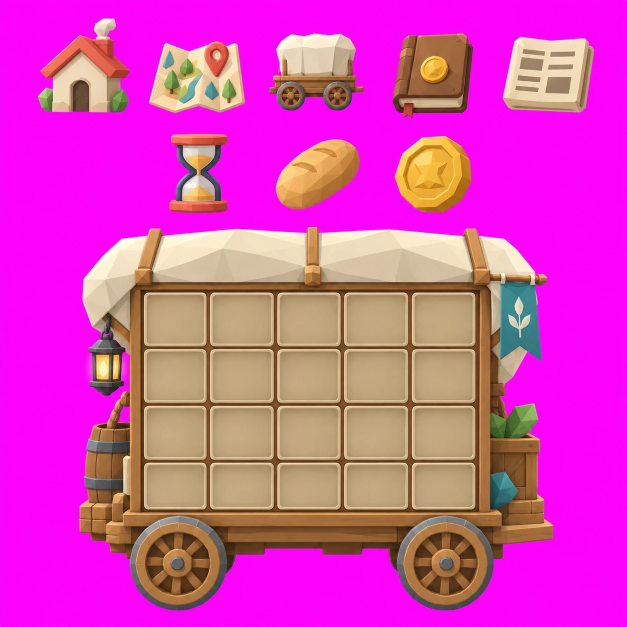
#> input picture assets-src/ui/cart-ui-sheet.png, 1254 x 1254 px (shown at 1/2 size)
$ python cut_sheets.py
#> lines starting #> are read from the running program, lines starting #| are printed output that depends on the picture; after the words box and inside, x2 and y2 are one past the last pixel; in counts of white or black regions, pixels touching at a corner belong together
"""UI 그림판을 잘라 assets/ui/ 에 투명 PNG로 넣는다.

- assets-src/ui/cart-ui-sheet.png: 분홍(마젠타) 배경. 탭 아이콘 5, 모래시계·빵·동전 (0.1.6 짐칸 탭). 그림판의 마차는 쓰지 않는다
- assets-src/ui/town-ui-sheet.png: 분홍 배경. 마을 탭 건물 6과 작은 아이콘 8 (0.1.6 마을 탭)
- assets-src/ui/ledger-ui-sheet.png: 장부 탭 (편지 묶음, 마을 집 둘)
- assets-src/ui/ledger-money-sheet.png: 장부 수입·지출 (돈주머니, 상자, 금화 더미, 자루)
- assets-src/ui/ledger-icons-sheet.png: 장부 시세 기록 (시계, 안내 i)
- assets-src/ui/inn-ui-sheet.png: 여관 (술잔, 전서구, 침대, 고용 게시판)
- assets-src/ui/newsboy-ui-sheet.png: 신문팔이 가판대 (신문 있음, 빔)
- assets-src/ui/shops-ui-sheet.png: 잡화점 국과 빵, 창고 보관 칸, 수레방 바퀴와 망치
- assets-src/ui/city-ui-sheet.png: 작업장·은행·길드 회관 건물, 내 작업장 팻말, 전쟁의 시즌 방패, 성벽 보수
- assets-src/ui/news-ui-sheet.png, guild-ui-sheet.png: 소식 탭 신문·활동·길드 (보고 그림, 우승컵, 핀, 시즌 방패, 의뢰 그림)
- assets-src/ui/travel-ui-sheet.png, assets-src/ui/travel/: 길 위 마을 탭 (집, 식량, 수레, 느낌표, 계절별 길, 말과 수레)
- assets-src/ui/entry-letter-sheet.png: 메일 확인(열린 봉투와 확인 표시), 길드 초대장(봉인한 봉투). 0.2.1 docs/reference/entry-mail-invite-mockup-0.2.1.png
- assets-src/ui/founding-ui-sheet.png: 상단 만들기 얼굴 테두리 둘(크림, 청록), 추천 주사위. 0.2.1 docs/reference/founding-*-mockup-0.2.1.png
- assets-src/ui/waiting-wall-sheet.png, waiting-ground-sheet.png: 대기 화면의 노점 뒤 성벽 마을, 아래 상자와 돌길 (조각이 여럿인 한 그림이라 통째로)
- assets-src/ui/waiting-ui-sheet.png: 대기 화면의 닫힌 노점. 0.2.1 docs/reference/waiting-mockup-0.2.1.png
- assets-src/ui/settings-ui-sheet.png, settings-gear-sheet.png: 설정 (종, 달, 확성기, 홈 화면 책 / 위 줄 톱니바퀴). 0.2.1 docs/reference/settings-mockup-0.2.1.png
- assets-src/ui/entry-ui-sheet.png: 들어가는 화면 (나침반: 앱 안 브라우저 안내, 길드 문: 로그인. 0.2.1 docs/reference/entry-mockup-0.2.1.png)
- assets/source-sheets/sheet-A-icons-portraits.png: 검은 배경. 물품 그림 9개 (예전 것, goods_sheet()로만. 지금은 cut_goods.py)

python scripts/ui/cut_sheets.py   (numpy, pillow, scipy)
배경색 거리로 투명도를 만들고, 가장자리에 남은 배경색 기운을 빼고(despill), 덩어리마다 잘라 쓸 크기로 줄인다.
"""
import os
import sys

import numpy as np
from PIL import Image
from scipy import ndimage as nd

ROOT = os.path.abspath(os.path.join(os.path.dirname(__file__), '..', '..'))
OUT = os.path.join(ROOT, 'assets', 'ui')


def key_alpha(rgb: np.ndarray, key: np.ndarray, near: float, far: float) -> np.ndarray:
    """배경색과의 거리로 투명도 (near 이하는 투명, far 이상은 불투명)"""
    d = np.sqrt(((rgb - key) ** 2).sum(-1))
    return np.clip((d - near) / (far - near), 0, 1)


def despill_magenta(rgb: np.ndarray, alpha: np.ndarray) -> np.ndarray:
    """반투명 가장자리의 분홍 기운: 빨강·파랑이 초록보다 넘치는 만큼 줄인다"""
    out = rgb.copy()
    edge = alpha < 0.999
    g = out[..., 1]
    for c in (0, 2):
        ch = out[..., c]
        ch[edge] = np.minimum(ch[edge], np.maximum(g[edge], ch[edge] * alpha[edge]))
    return out


def save(rgba: np.ndarray, box, name: str, max_side: int, pad: int = 4) -> None:
    x0, y0, x1, y1 = box
    h, w = rgba.shape[:2]
    x0, y0, x1, y1 = max(0, x0 - pad), max(0, y0 - pad), min(w, x1 + pad), min(h, y1 + pad)
    im = Image.fromarray(rgba[y0:y1, x0:x1].astype('uint8'), 'RGBA')
    s = max_side / max(im.size)
    if s < 1:
        im = im.resize((round(im.width * s), round(im.height * s)), Image.LANCZOS)
    path = os.path.join(OUT, name)
    im.save(path, optimize=True)
    print(f'{name}: {im.size[0]}x{im.size[1]}')


def components(alpha: np.ndarray, min_px: int):
    lab, n = nd.label(alpha > 0.5)
    sizes = nd.sum(alpha > 0.5, lab, range(1, n + 1))
    boxes = []
    for i, sl in enumerate(nd.find_objects(lab)):
        if sizes[i] >= min_px:
            boxes.append((sl[1].start, sl[0].start, sl[1].stop, sl[0].stop))
    return boxes


def cart_ui_sheet() -> None:
    src = np.asarray(Image.open(os.path.join(ROOT, 'assets-src', 'ui', 'cart-ui-sheet.png')).convert('RGB')).astype(float)
    alpha = key_alpha(src, np.array([255.0, 0.0, 255.0]), 90, 190)
#> in key_alpha, `return np.clip((d - near) / (far - near), 0, 1)`:
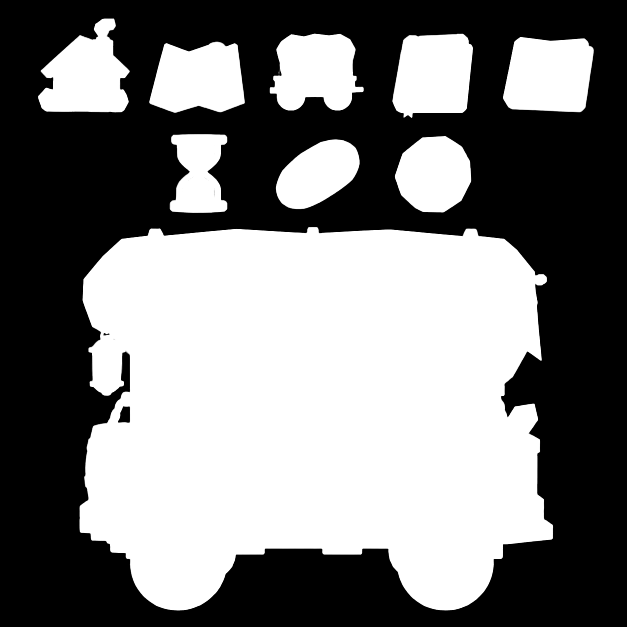
#> returned value: shape (1254, 1254) float64 (shown at 1/2 size); min 0, max 1, mean 0.48
    rgb = despill_magenta(src, alpha)
#> in despill_magenta, `edge = alpha < 0.999`:
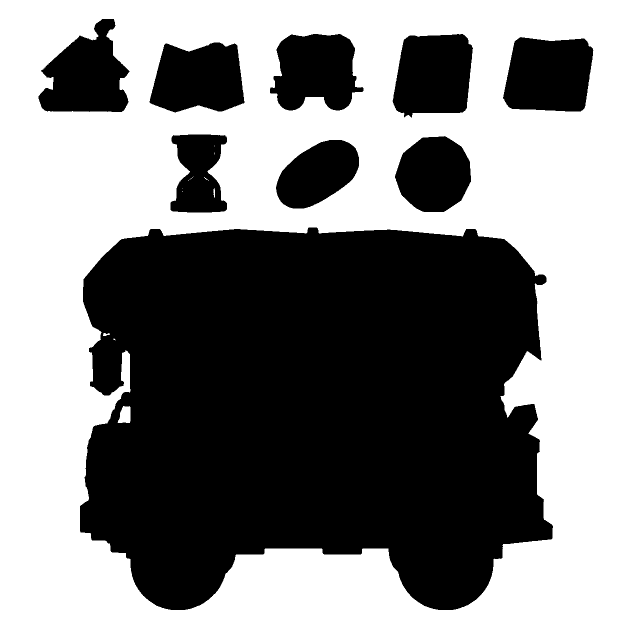
#> edge: shape (1254, 1254) bool (shown at 1/2 size); 52.3% white; 9 black regions, largest, box (x1, y1, x2, y2) and area: (160, 455, 1106, 1220) 594351, (1006, 74, 1187, 223) 22800, (785, 68, 946, 235) 22201
#> after the loop in despill_magenta, `for c in (0, 2):`:
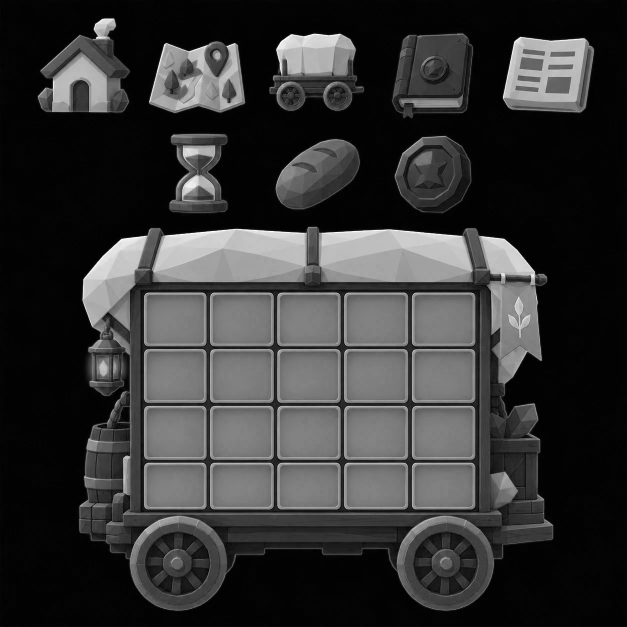
#> ch: shape (1254, 1254) float64 (shown at 1/2 size); min 0, max 255, mean 52.6
    rgba = np.dstack([rgb, alpha * 255])
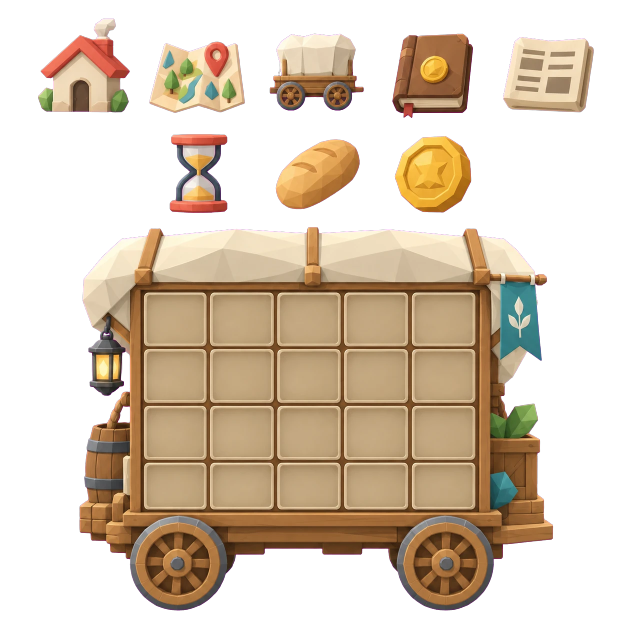
#> rgba: shape (1254, 1254, 4) float64 (shown at 1/2 size); mean R, G, B, A 86.4, 71, 52.6, 122.4; transparent parts drawn white
    boxes = components(alpha, 2000)
#> in components, `lab, n = nd.label(alpha > 0.5)`:
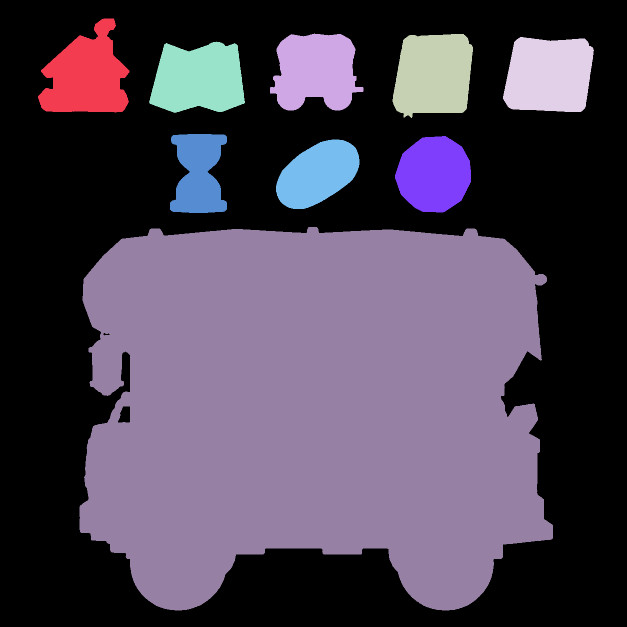
#> lab: shape (1254, 1254) int32 (shown at 1/2 size); 10 distinct labels, from 0 to 9; one colour per label, 0 black
#> in components, `lab, n = nd.label(alpha > 0.5)`: n = 9
#> in components, `sizes = nd.sum(alpha > 0.5, lab, range(1, n + 1))`: sizes = [22114, 21402, 22528, 23201, 21568, 13508, 17970, 15791, 596465]
#> the loop in components, `for i, sl in enumerate(nd.find_objects(lab)):` made 9 passes
#> after the loop in components, `for i, sl in enumerate(nd.find_objects(lab)):`: boxes = [(76, 37, 259, 225), (540, 67, 727, 221), (785, 68, 946, 236), (1006, 74, 1188, 224), (298, 83, 490, 226), (340, 268, 454, 426), (790, 272, 942, 425), (552, 279, 719, 418), (159, 454, 1106, 1221)]
    # 위 줄 아이콘 5개(왼쪽부터), 가운데 줄 3개, 마차 (가장 큰 덩어리)
    boxes.sort(key=lambda b: (b[2] - b[0]) * (b[3] - b[1]))
    wagon = boxes.pop()
#> wagon = (159, 454, 1106, 1221)
    icons = sorted(boxes, key=lambda b: (b[1] > 250, b[0]))
#> icons = [(76, 37, 259, 225), (298, 83, 490, 226), (540, 67, 727, 221), (785, 68, 946, 236), (1006, 74, 1188, 224), (340, 268, 454, 426), (552, 279, 719, 418), (790, 272, 942, 425)]
    names = ['tab_town.png', 'tab_map.png', 'tab_cart.png', 'tab_ledger.png', 'tab_news.png', 'icon_hourglass.png', 'icon_bread.png', 'coin.png']
    if len(icons) != len(names):
        sys.exit(f'아이콘 덩어리 수가 다르다: {len(icons)}')
    for box, name in zip(icons, names):
        save(rgba, box, name, 160)
#> this loop made 8 passes
#> (box, name) on passes 1 to 8: ((76, 37, 259, 225), 'tab_town.png'), ((298, 83, 490, 226), 'tab_map.png'), ((540, 67, 727, 221), 'tab_cart.png'), ((785, 68, 946, 236), 'tab_ledger.png'), ((1006, 74, 1188, 224), 'tab_news.png'), ((340, 268, 454, 426), 'icon_hourglass.png'), ((552, 279, 719, 418), 'icon_bread.png'), ((790, 272, 942, 425), 'coin.png')
#| tab_town.png: 156x160
#| tab_map.png: 160x121
#| tab_cart.png: 160x133
#| tab_ledger.png: 154x160
#| tab_news.png: 160x133
#| icon_hourglass.png: 118x160
#| icon_bread.png: 160x134
#| coin.png: 159x160
#> pass 1, in save, `im = im.resize((round(im.width * s), round(im.height * s)), Image.LANC..`:
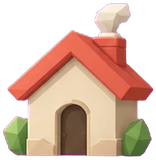
#> im: PIL image 156x160 RGBA; mean R, G, B, A 119.4, 88.8, 72.2, 150.7; transparent parts drawn white
#> pass 2, in save (call 2), `im = im.resize((round(im.width * s), round(im.height * s)), Image.LANC..`:
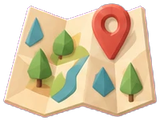
#> im: PIL image 160x121 RGBA; mean R, G, B, A 152.9, 134.6, 105.2, 182.1; transparent parts drawn white
    # 마차는 다시 그려 받기로 해서 쓰지 않는다 (칸이 정사각형이 아니고 수레마다 칸 수가 다르다)
    del wagon


# 물품 그림: 그림판 셋째 줄, 왼쪽부터
GOODS = ['fish', 'meat', 'grain', 'wood', 'leather', 'ore', 'salt', 'salted', 'tools']


# [19 lines left out: function goods_sheet, not called in this run]


def sheet_pieces(sheet: str, names) -> None:
    """분홍 배경 그림판(assets-src/ui/<sheet>)에서 그림 덩어리를 줄마다 왼쪽부터 찾아 names 차례로 저장한다.
    names는 (파일 이름, 가장 긴 변) 목록이고, 이름이 None이면 건너뛴다."""
    src = np.asarray(Image.open(os.path.join(ROOT, 'assets-src', 'ui', sheet)).convert('RGB')).astype(float)
    alpha = key_alpha(src, np.array([255.0, 0.0, 255.0]), 90, 190)
    rgb = despill_magenta(src, alpha)
    rgba = np.dstack([rgb, alpha * 255])
    # 그림 사이가 좁아(여관과 바깥) 조금만 부풀려 덩어리를 찾는다. 상자마다 제 덩어리 번호를 들고 다닌다
    # (시장 등불이 여관 상자 안에 들어오듯 이웃 그림이 상자에 겹쳐도 제 것만 남긴다)
    grown = nd.binary_dilation(alpha > 0.5, iterations=5)
    lab, n = nd.label(grown)
    boxes = []
    for k, sl in enumerate(nd.find_objects(lab), 1):
        inner = (alpha > 0.5)[sl] & (lab[sl] == k)
        if inner.sum() < 800:
            continue
        ys, xs = np.where(inner)
        boxes.append((sl[1].start + xs.min(), sl[0].start + ys.min(), sl[1].start + xs.max() + 1, sl[0].start + ys.max() + 1, {k}))
    # 물결 두 줄처럼 가로 자리가 겹치고 위아래로 붙은 작은 조각은 하나로 묶는다
    merged = True
    while merged:
        merged = False
        for i, p in enumerate(boxes):
            for j, q in enumerate(boxes[i + 1:], i + 1):
                small = (p[2] - p[0]) * (p[3] - p[1]) < 40000 and (q[2] - q[0]) * (q[3] - q[1]) < 40000
                overlap = min(p[2], q[2]) - max(p[0], q[0]) > 0.6 * min(p[2] - p[0], q[2] - q[0])
                gap = max(p[1], q[1]) - min(p[3], q[3])
                if small and overlap and gap < 30:
                    boxes[i] = (min(p[0], q[0]), min(p[1], q[1]), max(p[2], q[2]), max(p[3], q[3]), p[4] | q[4])
                    del boxes[j]
                    merged = True
                    break
            if merged:
                break
    # 다른 그림 상자 안에 통째로 든 작은 조각(못, 부스러기)은 그 그림에 합친다
    inside = [
        (i, j) for i, p in enumerate(boxes) for j, q in enumerate(boxes)
        if i != j and q[0] <= p[0] and q[1] <= p[1] and p[2] <= q[2] and p[3] <= q[3]
    ]
    for i, j in sorted(inside, reverse=True):
        q = boxes[j]
        boxes[j] = (q[0], q[1], q[2], q[3], q[4] | boxes[i][4])
    for i in sorted({i for i, _ in inside}, reverse=True):
        del boxes[i]
    # 줄(가운데 높이)로 묶고 줄 안에서는 왼쪽부터
    boxes.sort(key=lambda b: (b[1] + b[3]) / 2)
    rows, cur = [], [boxes[0]]
    for b in boxes[1:]:
        if (b[1] + b[3]) / 2 - (cur[-1][1] + cur[-1][3]) / 2 > 120:
            rows.append(cur)
            cur = [b]
        else:
            cur.append(b)
    rows.append(cur)
    ordered = [b for row in rows for b in sorted(row, key=lambda b: b[0])]
    if len(ordered) != len(names):
        sys.exit(f'{sheet}: 덩어리 수가 다르다 ({len(ordered)}, 이름은 {len(names)})')
    for box, (name, size) in zip(ordered, names):
        if name is None:
            continue
        own = rgba.copy()
        own[..., 3] *= np.isin(lab, list(box[4]))
        save(own, box[:4], name, size)


def town_ui_sheet() -> None:
    """마을 탭 그림판 (0.1.6 목업 docs/reference/town-tab-mockup-0.1.6.png): 건물 6, 작은 아이콘 8"""
    names = [
        ('bld_market.png', 480), ('bld_inn.png', 480), ('bld_outside.png', 480),
        ('bld_store.png', 256), ('bld_warehouse.png', 256), ('bld_anvil.png', 256),
        ('orn_sprig_l.png', 128), ('orn_sprig_r.png', 128), ('orn_waves.png', 128), ('icon_sprout.png', 96),
        ('icon_fish.png', 96), ('icon_wheat.png', 96), ('icon_chevron.png', 64), ('icon_arrow.png', 96),
    ]
    sheet_pieces('town-ui-sheet.png', names)


# [7 lines left out: function travel_ui_sheet, not called in this run]


def ledger_ui_sheet() -> None:
    """장부 탭 그림판 (0.1.6 목업 docs/reference/ledger-orders-mockup-0.1.6.png): 봉인한 편지 묶음, 다른 마을 집(파랑), 지금 마을 집(빨강)"""
    sheet_pieces('ledger-ui-sheet.png', [('ledger_letters.png', 320), ('house_blue.png', 192), ('house_red.png', 192)])


def ledger_money_sheet() -> None:
    """장부 수입·지출 그림판 (0.1.6 목업 docs/reference/ledger-accounts-mockup-0.1.6.png): 돈주머니와 금화, 빈 상자, 금화 더미, 돈 나간 자루"""
    sheet_pieces('ledger-money-sheet.png', [('money_purse.png', 320), ('cargo_crate.png', 160), ('coins_stack.png', 192), ('coins_sack.png', 192)])


def ledger_icons_sheet() -> None:
    """장부 시세 기록 아이콘 (0.1.6 목업 docs/reference/ledger-prices-mockup-0.1.6.png): 시계, 안내(i)"""
    sheet_pieces('ledger-icons-sheet.png', [('icon_clock.png', 96), ('icon_info.png', 96)])


# [15 lines left out: functions news_ui_sheet, guild_ui_sheet, not called in this run]


def inn_ui_sheet() -> None:
    """여관 그림판 (0.1.6 목업 docs/reference/inn-*-mockup-0.1.6.png): 술잔, 전서구, 침대, 고용 게시판"""
    sheet_pieces('inn-ui-sheet.png', [('inn_drink.png', 192), ('inn_pigeon.png', 192), ('inn_bed.png', 192), ('inn_board.png', 192)])


def newsboy_ui_sheet() -> None:
    """신문팔이 그림판 (0.1.6 목업 docs/reference/newsboy-*-mockup-0.1.6.png): 신문이 놓인 가판대, 빈 가판대"""
    sheet_pieces('newsboy-ui-sheet.png', [('newsstand.png', 320), ('newsstand_empty.png', 320)])


def shops_ui_sheet() -> None:
    """잡화점·창고·수레방 그림판 (0.1.6 목업 docs/reference/store·warehouse·cartshop-mockup-0.1.6.png): 국과 빵, 보관 칸, 바퀴와 망치"""
    sheet_pieces('shops-ui-sheet.png', [('store_meal.png', 256), ('warehouse_cells.png', 160), ('cartshop_wheel.png', 192)])


# [7 lines left out: function city_ui_sheet, not called in this run]


def caravan_ui_sheet() -> None:
    """두 번째 행렬 그림판 (0.1.6 목업 docs/reference/caravan-mockup-0.1.6.png): 말 머리, 지시서 두루마리, 무게 추"""
    sheet_pieces('caravan-ui-sheet.png', [('icon_horse_head.png', 128), ('plan_scroll.png', 192), ('icon_weight.png', 128)])


def settlement_ui_sheet() -> None:
    """시즌 결산 그림판 (0.1.6 목업 docs/reference/settlement-mockup-0.1.6.png): 보상 인장, 말풍선, 이정표"""
    sheet_pieces('settlement-ui-sheet.png', [('settle_seal.png', 256), ('icon_talk.png', 128), ('icon_signpost.png', 128)])


def entry_ui_sheet() -> None:
    """들어가는 화면 (0.2.1): 앱 안 브라우저 안내의 나침반, 로그인 화면의 길드 문"""
    sheet_pieces('entry-ui-sheet.png', [('entry_compass.png', 384), ('entry_guild_door.png', 1024)])


def entry_letter_sheet() -> None:
    """메일 확인과 길드 초대장 (0.2.1)"""
    sheet_pieces('entry-letter-sheet.png', [('entry_mail_check.png', 512), ('entry_invite_letter.png', 512)])


def founding_ui_sheet() -> None:
    """상단 만들기 (0.2.1): 얼굴 테두리(크림: 미리보기, 청록: 고르는 중), 추천 주사위"""
    sheet_pieces('founding-ui-sheet.png', [('ring_cream.png', 384), ('ring_teal.png', 384), ('icon_dice.png', 96)])


# [52 lines left out: functions whole_sheet, waiting_ui_sheet, grid_pieces, settings_ui_sheet, travel_scene, not called in this run]


if __name__ == '__main__':
    cart_ui_sheet()
#> (the run stopped early here; a loop or call above may not have finished)
